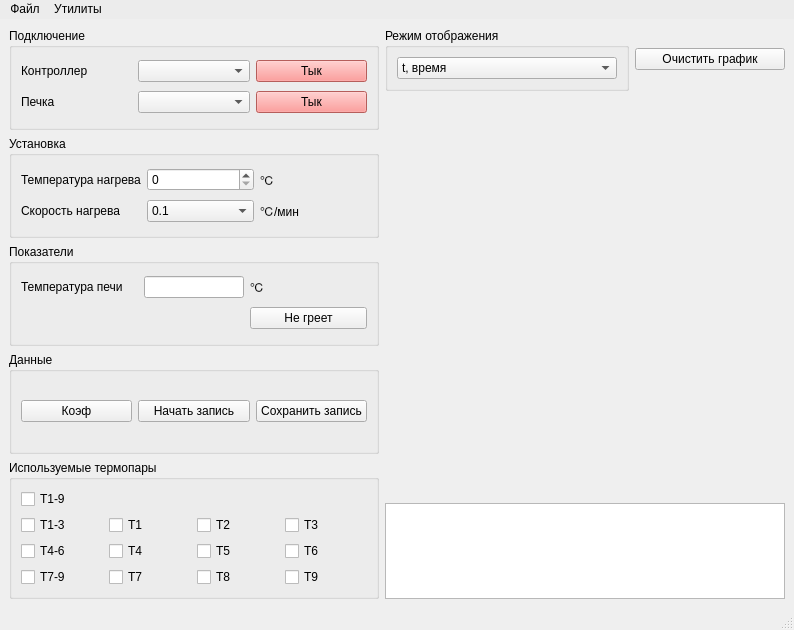
<?xml version="1.0" encoding="UTF-8"?>
<ui version="4.0">
 <class>MainWindow</class>
 <widget class="QMainWindow" name="MainWindow">
  <property name="geometry">
   <rect>
    <x>0</x>
    <y>0</y>
    <width>794</width>
    <height>630</height>
   </rect>
  </property>
  <property name="windowTitle">
   <string>DTA</string>
  </property>
  <property name="windowIcon">
   <iconset>
    <normaloff>ДТА/Программа управления/dta.ico</normaloff>ДТА/Программа управления/dta.ico</iconset>
  </property>
  <widget class="QWidget" name="centralwidget">
   <layout class="QHBoxLayout" name="horizontalLayout">
    <item>
     <layout class="QVBoxLayout" name="verticalLayout">
      <item>
       <widget class="QGroupBox" name="groupBox">
        <property name="maximumSize">
         <size>
          <width>400</width>
          <height>16777215</height>
         </size>
        </property>
        <property name="title">
         <string>Подключение</string>
        </property>
        <layout class="QGridLayout" name="gridLayout">
         <item row="1" column="2">
          <widget class="QPushButton" name="btn_ioregul">
           <property name="styleSheet">
            <string notr="true">background-color: rgb(255, 132, 128);</string>
           </property>
           <property name="text">
            <string>Тык</string>
           </property>
          </widget>
         </item>
         <item row="0" column="2">
          <widget class="QPushButton" name="btn_ioarduino">
           <property name="styleSheet">
            <string notr="true">background-color: rgb(255, 132, 128);</string>
           </property>
           <property name="text">
            <string>Тык</string>
           </property>
          </widget>
         </item>
         <item row="1" column="0">
          <widget class="QLabel" name="label_8">
           <property name="text">
            <string>Печка</string>
           </property>
          </widget>
         </item>
         <item row="1" column="1">
          <widget class="QComboBox" name="cmb_regulator"/>
         </item>
         <item row="0" column="0">
          <widget class="QLabel" name="label_7">
           <property name="text">
            <string>Контроллер</string>
           </property>
          </widget>
         </item>
         <item row="0" column="1">
          <widget class="QComboBox" name="cmb_controller"/>
         </item>
        </layout>
       </widget>
      </item>
      <item>
       <widget class="QGroupBox" name="groupBox_2">
        <property name="maximumSize">
         <size>
          <width>400</width>
          <height>16777215</height>
         </size>
        </property>
        <property name="title">
         <string>Установка</string>
        </property>
        <layout class="QGridLayout" name="gridLayout_2">
         <item row="0" column="0">
          <widget class="QLabel" name="label">
           <property name="text">
            <string>Температура нагрева</string>
           </property>
          </widget>
         </item>
         <item row="2" column="0">
          <widget class="QLabel" name="label_2">
           <property name="text">
            <string>Скорость нагрева</string>
           </property>
          </widget>
         </item>
         <item row="0" column="1">
          <widget class="QDoubleSpinBox" name="sp_heater">
           <property name="decimals">
            <number>0</number>
           </property>
           <property name="maximum">
            <double>300.000000000000000</double>
           </property>
          </widget>
         </item>
         <item row="0" column="2">
          <widget class="QLabel" name="label_3">
           <property name="text">
            <string>℃</string>
           </property>
          </widget>
         </item>
         <item row="2" column="1">
          <widget class="QComboBox" name="cmb_speed">
           <item>
            <property name="text">
             <string>0.1</string>
            </property>
           </item>
           <item>
            <property name="text">
             <string>0.5</string>
            </property>
           </item>
           <item>
            <property name="text">
             <string>1</string>
            </property>
           </item>
           <item>
            <property name="text">
             <string>2.5</string>
            </property>
           </item>
           <item>
            <property name="text">
             <string>5</string>
            </property>
           </item>
           <item>
            <property name="text">
             <string>7.5</string>
            </property>
           </item>
           <item>
            <property name="text">
             <string>10</string>
            </property>
           </item>
           <item>
            <property name="text">
             <string>20</string>
            </property>
           </item>
          </widget>
         </item>
         <item row="2" column="2">
          <widget class="QLabel" name="label_4">
           <property name="text">
            <string>℃/мин</string>
           </property>
          </widget>
         </item>
        </layout>
       </widget>
      </item>
      <item>
       <widget class="QGroupBox" name="groupBox_3">
        <property name="maximumSize">
         <size>
          <width>400</width>
          <height>16777215</height>
         </size>
        </property>
        <property name="title">
         <string>Показатели</string>
        </property>
        <layout class="QGridLayout" name="gridLayout_4">
         <item row="0" column="0">
          <widget class="QLabel" name="label_5">
           <property name="text">
            <string>Температура печи</string>
           </property>
          </widget>
         </item>
         <item row="0" column="2">
          <widget class="QLabel" name="label_6">
           <property name="text">
            <string>℃</string>
           </property>
          </widget>
         </item>
         <item row="0" column="1">
          <widget class="QLineEdit" name="ln_furtemp">
           <property name="maximumSize">
            <size>
             <width>100</width>
             <height>16777215</height>
            </size>
           </property>
           <property name="readOnly">
            <bool>true</bool>
           </property>
          </widget>
         </item>
         <item row="1" column="2">
          <widget class="QPushButton" name="btn_toggle">
           <property name="text">
            <string>Не греет</string>
           </property>
          </widget>
         </item>
        </layout>
       </widget>
      </item>
      <item>
       <widget class="QGroupBox" name="groupBox_4">
        <property name="maximumSize">
         <size>
          <width>400</width>
          <height>16777215</height>
         </size>
        </property>
        <property name="title">
         <string>Данные</string>
        </property>
        <layout class="QHBoxLayout" name="horizontalLayout_4">
         <item>
          <widget class="QPushButton" name="btn_coef">
           <property name="text">
            <string>Коэф</string>
           </property>
          </widget>
         </item>
         <item>
          <widget class="QPushButton" name="btn_startrecord">
           <property name="text">
            <string>Начать запись</string>
           </property>
          </widget>
         </item>
         <item>
          <widget class="QPushButton" name="btn_stoprecord">
           <property name="text">
            <string>Сохранить запись</string>
           </property>
          </widget>
         </item>
        </layout>
       </widget>
      </item>
      <item>
       <widget class="QGroupBox" name="groupBox_5">
        <property name="maximumSize">
         <size>
          <width>400</width>
          <height>16777215</height>
         </size>
        </property>
        <property name="title">
         <string>Используемые термопары</string>
        </property>
        <layout class="QGridLayout" name="gridLayout_3">
         <item row="1" column="2">
          <widget class="QCheckBox" name="cb_t2">
           <property name="text">
            <string>Т2</string>
           </property>
          </widget>
         </item>
         <item row="2" column="0">
          <widget class="QCheckBox" name="cb_t46">
           <property name="text">
            <string>Т4-6</string>
           </property>
          </widget>
         </item>
         <item row="1" column="1">
          <widget class="QCheckBox" name="cb_t1">
           <property name="text">
            <string>Т1</string>
           </property>
          </widget>
         </item>
         <item row="3" column="0">
          <widget class="QCheckBox" name="cb_t79">
           <property name="text">
            <string>Т7-9</string>
           </property>
          </widget>
         </item>
         <item row="1" column="0">
          <widget class="QCheckBox" name="cb_t13">
           <property name="text">
            <string>Т1-3</string>
           </property>
          </widget>
         </item>
         <item row="0" column="0">
          <widget class="QCheckBox" name="cb_t19">
           <property name="text">
            <string>Т1-9</string>
           </property>
          </widget>
         </item>
         <item row="1" column="3">
          <widget class="QCheckBox" name="cb_t3">
           <property name="text">
            <string>Т3</string>
           </property>
          </widget>
         </item>
         <item row="2" column="1">
          <widget class="QCheckBox" name="cb_t4">
           <property name="text">
            <string>Т4</string>
           </property>
          </widget>
         </item>
         <item row="3" column="1">
          <widget class="QCheckBox" name="cb_t7">
           <property name="text">
            <string>Т7</string>
           </property>
          </widget>
         </item>
         <item row="2" column="2">
          <widget class="QCheckBox" name="cb_t5">
           <property name="text">
            <string>Т5</string>
           </property>
          </widget>
         </item>
         <item row="2" column="3">
          <widget class="QCheckBox" name="cb_t6">
           <property name="text">
            <string>Т6</string>
           </property>
          </widget>
         </item>
         <item row="3" column="2">
          <widget class="QCheckBox" name="cb_t8">
           <property name="text">
            <string>Т8</string>
           </property>
          </widget>
         </item>
         <item row="3" column="3">
          <widget class="QCheckBox" name="cb_t9">
           <property name="text">
            <string>Т9</string>
           </property>
          </widget>
         </item>
        </layout>
       </widget>
      </item>
     </layout>
    </item>
    <item>
     <layout class="QVBoxLayout" name="verticalLayout_2">
      <item>
       <layout class="QHBoxLayout" name="horizontalLayout_2">
        <item>
         <widget class="QGroupBox" name="groupBox_6">
          <property name="title">
           <string>Режим отображения</string>
          </property>
          <layout class="QVBoxLayout" name="verticalLayout_4">
           <item>
            <widget class="QComboBox" name="cmb_mode">
             <item>
              <property name="text">
               <string>t, время</string>
              </property>
             </item>
             <item>
              <property name="text">
               <string>ΔT(Эталон), °</string>
              </property>
             </item>
            </widget>
           </item>
          </layout>
         </widget>
        </item>
        <item>
         <widget class="QPushButton" name="btn_eraseplot">
          <property name="maximumSize">
           <size>
            <width>150</width>
            <height>16777215</height>
           </size>
          </property>
          <property name="text">
           <string>Очистить график</string>
          </property>
         </widget>
        </item>
       </layout>
      </item>
      <item>
       <widget class="QWidget" name="plot_placehlder" native="true">
        <property name="minimumSize">
         <size>
          <width>400</width>
          <height>400</height>
         </size>
        </property>
       </widget>
      </item>
      <item>
       <widget class="QTextEdit" name="console">
        <property name="maximumSize">
         <size>
          <width>16777215</width>
          <height>200</height>
         </size>
        </property>
        <property name="readOnly">
         <bool>true</bool>
        </property>
       </widget>
      </item>
     </layout>
    </item>
   </layout>
  </widget>
  <widget class="QMenuBar" name="menubar">
   <property name="geometry">
    <rect>
     <x>0</x>
     <y>0</y>
     <width>794</width>
     <height>26</height>
    </rect>
   </property>
   <property name="styleSheet">
    <string notr="true">background-color: rgb(236, 236, 236)</string>
   </property>
   <widget class="QMenu" name="menu">
    <property name="title">
     <string>Файл</string>
    </property>
    <addaction name="save_action"/>
    <addaction name="separator"/>
    <addaction name="action_3"/>
   </widget>
   <widget class="QMenu" name="menu_2">
    <property name="title">
     <string>Утилиты</string>
    </property>
    <addaction name="action_4"/>
   </widget>
   <addaction name="menu"/>
   <addaction name="menu_2"/>
  </widget>
  <widget class="QStatusBar" name="statusbar">
   <property name="enabled">
    <bool>true</bool>
   </property>
  </widget>
  <action name="save_action">
   <property name="text">
    <string>Сохранить</string>
   </property>
  </action>
  <action name="action_3">
   <property name="text">
    <string>Выход</string>
   </property>
  </action>
  <action name="action_4">
   <property name="text">
    <string>Расчет полинома для термопары</string>
   </property>
  </action>
 </widget>
 <resources/>
 <connections/>
</ui>
